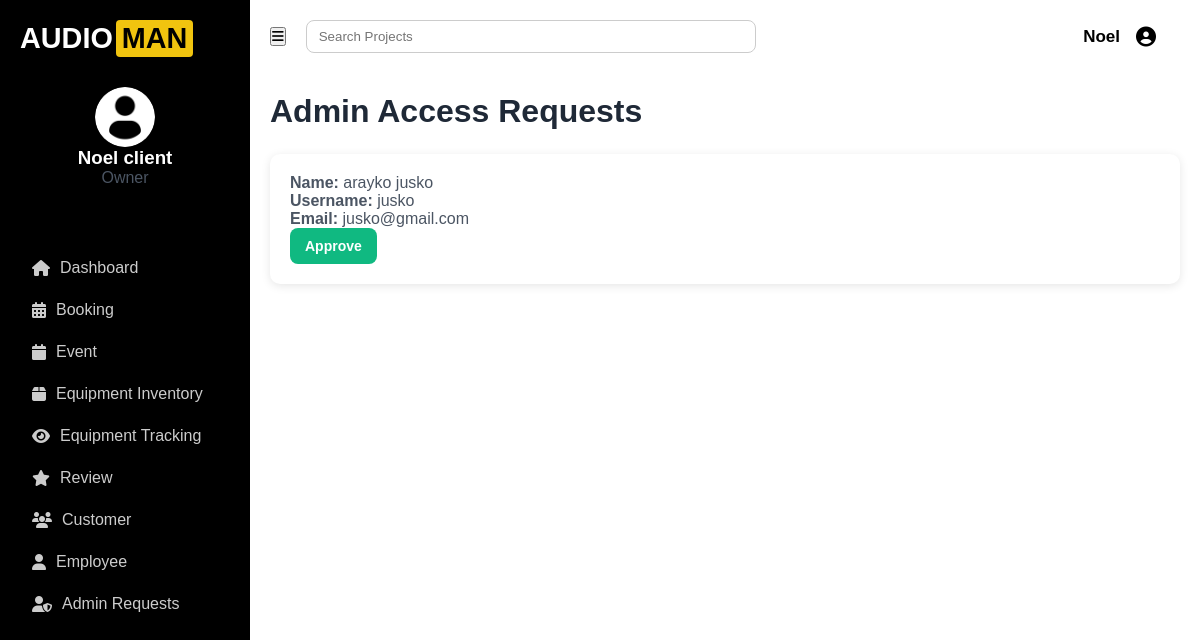
The page /accounts/admin/requests/ (signed in) on the database as committed earlier.
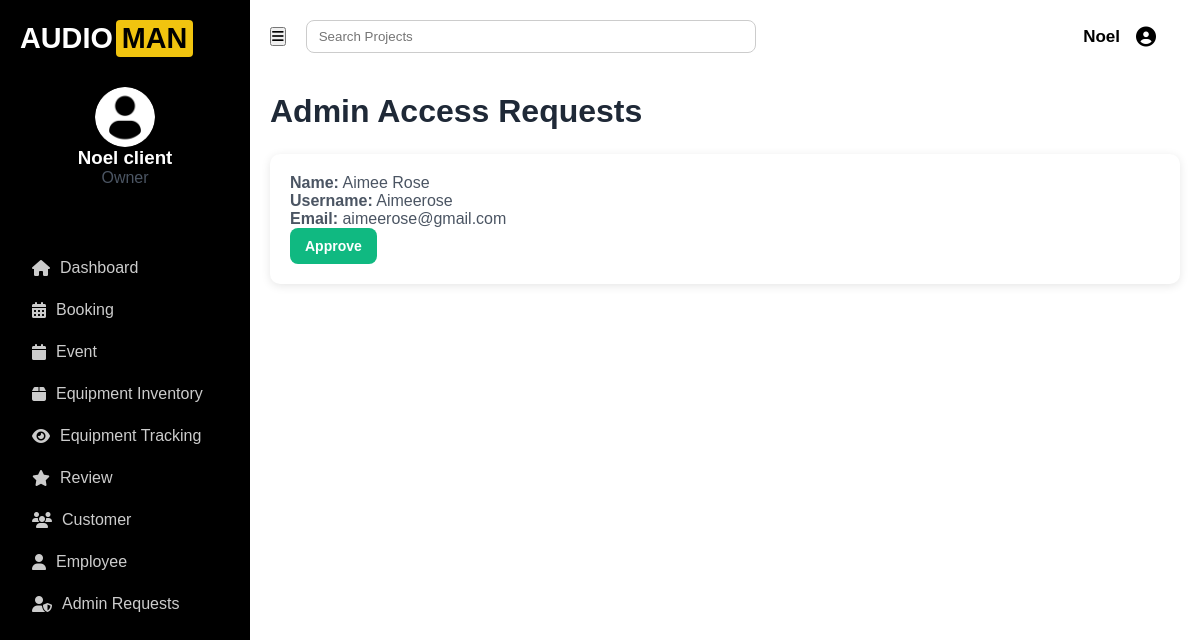
The same page on the database as committed later.
### accounts/models.py (models this page shows, shortened)
class Profile(models.Model):
    user = models.OneToOneField(User, on_delete=models.CASCADE)
    contact_number = models.CharField(max_length=20)
    province = models.CharField(max_length=100)
    city = models.CharField(max_length=100)
    address = models.CharField(max_length=255, blank=True, null=True)
    profile_picture = models.ImageField(upload_to='profile_pictures/', blank=True, null=True)
    requested_admin = models.BooleanField(default=False)

### accounts/views.py (the view)
# urls.py: path('admin/requests/', views.admin_requests_view, name='admin_requests_view'),
@login_required
@user_passes_test(lambda u: u.is_superuser)
def admin_requests_view(request):
    requested_profiles = Profile.objects.filter(requested_admin=True, user__is_staff=False)
    return render(request, 'client/admin_request.html', {'requested_profiles': requested_profiles})

### accounts/templates/client/admin_request.html (shortened to what this page needs)
{% extends 'client-base.html' %}
{% block content %}
<h2 class="text-3xl font-extrabold mb-6 text-gray-800">Admin Access Requests</h2>
{% if requested_profiles %}
    <ul class="space-y-6">
        {% for profile in requested_profiles %}
            <li class="p-5 border-l-4 border-blue-600 rounded-lg shadow-lg bg-white hover:shadow-xl transition-all">
                <div class="flex justify-between items-center">
                    <div class="space-y-2">
                        <p class="text-lg font-semibold text-gray-800"><strong>Name:</strong> {{ profile.user.get_full_name }}</p>
                        <p class="text-sm text-gray-600"><strong>Username:</strong> {{ profile.user.username }}</p>
                        <p class="text-sm text-gray-600"><strong>Email:</strong> {{ profile.user.email }}</p>
                    </div>
                    <form method="POST" action="{% url 'approve_admin' profile.user.id %}">
                        <button type="submit" class="approve-btn">
                            Approve
                        </button>
                    </form>
                </div>
            </li>
        {% endfor %}
    </ul>
{% else %}
    <p class="text-gray-500 text-lg">No admin requests at the moment.</p>
{% endif %}
{% endblock %}

Rows that differ between the two databases and show on the page:
no longer on this page (row edited): Profile: user.get_full_name "arayko jusko", user.username "jusko", user.email "jusko@gmail.com"
added Profile: user.get_full_name "Aimee Rose", user.username "Aimeerose", user.email "aimeerose@gmail.com"
